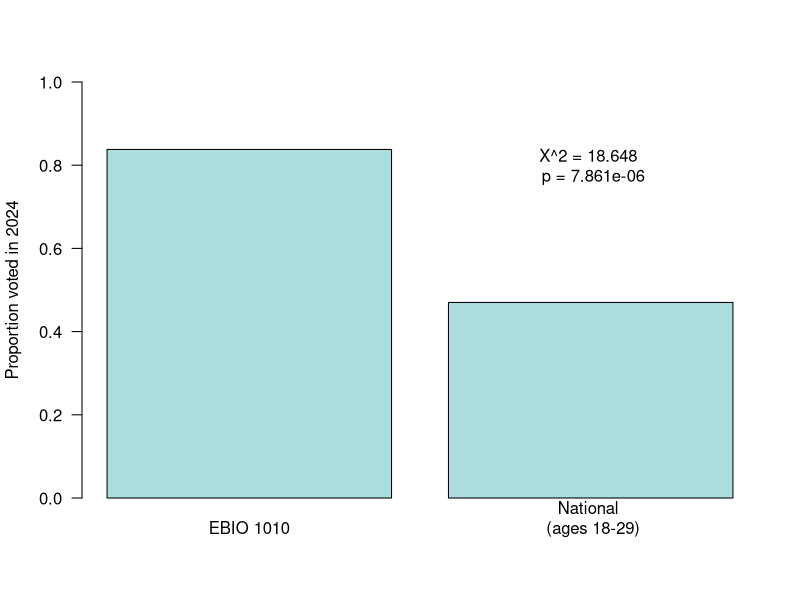

Source code (R):
# To learn how to use the test, we will be comparing the proportion of students in the class who voted in this year's election to the national estimate of eligible voters aged 18-29 who voted.

# According to TuftsNow, "almost 50 million young people, defined here as ages 18 to 29, were eligible to vote in the 2024 election; according to the exit poll data, about 42% of them did" (https://now.tufts.edu/2024/11/12/young-voters-shifted-toward-trump-still-favored-harris-overall).

# The syntax of the prop.test() is as follows: prop.test(successes, n, prop, "greater"). "successes" is the count of successes (in this case, the number of EBIO 1010 students who DID vote this year... success!), n is the total number of individuals (in this case, the number of students who voted + those who did not), prop is the proportion we are testing against (in this case, the national estimate = 0.42), and the "greater" is specifying that we are asking whether the class proportion is statistically greater than the national proportion (if successes/n is less than prop, we would use "less" as the final argument). See below for an example:
# proptest_results <- prop.test(successes, n, prop, "greater")

# Your job is to import the class data, generate the objects needed to run the prop.test(), make a graph that shows the parameter of interest, then make a claim. In your claim, state what the null hypothesis is and whether we can reject it, citing specific evidence from your analysis.

# the data
clasdat <- read.csv("1010_SP25_survey.csv")
str(clasdat)

# store n
n <- length(clasdat$vote2024)

# store national estimate
natprop <- 0.47

# store voters
yesVoted <- sum(clasdat$vote2024=="Yes")

# prop.test
proptestresults <- prop.test(yesVoted, n, natprop, "greater")
print(proptestresults)
summary(proptestresults)

############## visualize with a barplot ###################

# store the proportion of yes voters
clasprop <- proptestresults$estimate

# barplot it  
barx <- barplot(c(clasprop, natprop), col = "#ABDDDE", ylab = "Proportion voted in 2024", names = c("EBIO 1010", "National \n (ages 18-29)"), ylim = c(0,1), las = 1)

text(1.9, .8, "X^2 = 18.648 \n p = 7.861e-06")

################ a claim ############
# There is a miniscule probability of the EBIO 1010 voter proportion being greater than the national proportion due to sampling error (chance); we can reject the null hypothesis of no difference between the two proportions.
